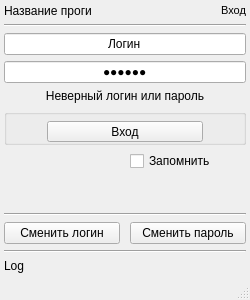
<?xml version="1.0" encoding="UTF-8"?>
<ui version="4.0">
 <class>login_window</class>
 <widget class="QMainWindow" name="login_window">
  <property name="geometry">
   <rect>
    <x>0</x>
    <y>0</y>
    <width>250</width>
    <height>300</height>
   </rect>
  </property>
  <property name="sizePolicy">
   <sizepolicy hsizetype="Fixed" vsizetype="Fixed">
    <horstretch>0</horstretch>
    <verstretch>0</verstretch>
   </sizepolicy>
  </property>
  <property name="minimumSize">
   <size>
    <width>250</width>
    <height>300</height>
   </size>
  </property>
  <property name="maximumSize">
   <size>
    <width>250</width>
    <height>300</height>
   </size>
  </property>
  <property name="sizeIncrement">
   <size>
    <width>0</width>
    <height>0</height>
   </size>
  </property>
  <property name="tabletTracking">
   <bool>false</bool>
  </property>
  <property name="contextMenuPolicy">
   <enum>Qt::DefaultContextMenu</enum>
  </property>
  <property name="windowTitle">
   <string>PMS Вход</string>
  </property>
  <property name="toolButtonStyle">
   <enum>Qt::ToolButtonIconOnly</enum>
  </property>
  <property name="tabShape">
   <enum>QTabWidget::Rounded</enum>
  </property>
  <property name="dockOptions">
   <set>QMainWindow::AllowTabbedDocks|QMainWindow::AnimatedDocks</set>
  </property>
  <widget class="QWidget" name="centralwidget">
   <layout class="QGridLayout" name="gridLayout" rowstretch="0,0,0,0,0,0,0,0,0,0,0,0,0,0" columnstretch="0,0">
    <property name="leftMargin">
     <number>4</number>
    </property>
    <property name="topMargin">
     <number>4</number>
    </property>
    <property name="rightMargin">
     <number>4</number>
    </property>
    <property name="bottomMargin">
     <number>4</number>
    </property>
    <property name="horizontalSpacing">
     <number>10</number>
    </property>
    <item row="7" column="0" colspan="2">
     <widget class="QGroupBox" name="groupBox">
      <property name="sizePolicy">
       <sizepolicy hsizetype="Preferred" vsizetype="Fixed">
        <horstretch>0</horstretch>
        <verstretch>0</verstretch>
       </sizepolicy>
      </property>
      <property name="title">
       <string/>
      </property>
      <property name="flat">
       <bool>true</bool>
      </property>
      <layout class="QGridLayout" name="gridLayout_2">
       <property name="leftMargin">
        <number>0</number>
       </property>
       <property name="topMargin">
        <number>6</number>
       </property>
       <property name="rightMargin">
        <number>0</number>
       </property>
       <property name="bottomMargin">
        <number>0</number>
       </property>
       <property name="horizontalSpacing">
        <number>0</number>
       </property>
       <property name="verticalSpacing">
        <number>6</number>
       </property>
       <item row="0" column="0">
        <spacer name="horizontalSpacer_2">
         <property name="orientation">
          <enum>Qt::Horizontal</enum>
         </property>
         <property name="sizeHint" stdset="0">
          <size>
           <width>40</width>
           <height>20</height>
          </size>
         </property>
        </spacer>
       </item>
       <item row="0" column="1">
        <widget class="QPushButton" name="login_button">
         <property name="sizePolicy">
          <sizepolicy hsizetype="Minimum" vsizetype="Fixed">
           <horstretch>100</horstretch>
           <verstretch>100</verstretch>
          </sizepolicy>
         </property>
         <property name="text">
          <string>Вход</string>
         </property>
        </widget>
       </item>
       <item row="0" column="2">
        <spacer name="horizontalSpacer_3">
         <property name="orientation">
          <enum>Qt::Horizontal</enum>
         </property>
         <property name="sizeHint" stdset="0">
          <size>
           <width>40</width>
           <height>20</height>
          </size>
         </property>
        </spacer>
       </item>
      </layout>
     </widget>
    </item>
    <item row="8" column="0">
     <spacer name="horizontalSpacer">
      <property name="orientation">
       <enum>Qt::Horizontal</enum>
      </property>
      <property name="sizeType">
       <enum>QSizePolicy::Minimum</enum>
      </property>
      <property name="sizeHint" stdset="0">
       <size>
        <width>40</width>
        <height>20</height>
       </size>
      </property>
     </spacer>
    </item>
    <item row="11" column="1">
     <widget class="QPushButton" name="newpwd_button">
      <property name="text">
       <string>Сменить пароль</string>
      </property>
     </widget>
    </item>
    <item row="10" column="0" colspan="2">
     <widget class="Line" name="line_2">
      <property name="orientation">
       <enum>Qt::Horizontal</enum>
      </property>
     </widget>
    </item>
    <item row="4" column="0" colspan="2">
     <widget class="QLineEdit" name="input_pwd">
      <property name="styleSheet">
       <string notr="true"/>
      </property>
      <property name="text">
       <string>Пароль</string>
      </property>
      <property name="maxLength">
       <number>100</number>
      </property>
      <property name="echoMode">
       <enum>QLineEdit::Password</enum>
      </property>
      <property name="alignment">
       <set>Qt::AlignCenter</set>
      </property>
     </widget>
    </item>
    <item row="0" column="1">
     <widget class="QLabel" name="name_menu">
      <property name="sizePolicy">
       <sizepolicy hsizetype="Preferred" vsizetype="Fixed">
        <horstretch>0</horstretch>
        <verstretch>0</verstretch>
       </sizepolicy>
      </property>
      <property name="font">
       <font>
        <family>MS Shell Dlg 2</family>
        <pointsize>8</pointsize>
        <weight>9</weight>
        <italic>false</italic>
        <bold>false</bold>
       </font>
      </property>
      <property name="focusPolicy">
       <enum>Qt::NoFocus</enum>
      </property>
      <property name="layoutDirection">
       <enum>Qt::LeftToRight</enum>
      </property>
      <property name="autoFillBackground">
       <bool>false</bool>
      </property>
      <property name="styleSheet">
       <string notr="true">font: 75 8pt &quot;MS Shell Dlg 2&quot;;</string>
      </property>
      <property name="text">
       <string>Вход</string>
      </property>
      <property name="textFormat">
       <enum>Qt::AutoText</enum>
      </property>
      <property name="alignment">
       <set>Qt::AlignRight|Qt::AlignTrailing|Qt::AlignVCenter</set>
      </property>
     </widget>
    </item>
    <item row="5" column="0" colspan="2">
     <widget class="QLabel" name="error_loginpwd">
      <property name="sizePolicy">
       <sizepolicy hsizetype="Minimum" vsizetype="Minimum">
        <horstretch>0</horstretch>
        <verstretch>0</verstretch>
       </sizepolicy>
      </property>
      <property name="layoutDirection">
       <enum>Qt::LeftToRight</enum>
      </property>
      <property name="text">
       <string>Неверный логин или пароль</string>
      </property>
      <property name="alignment">
       <set>Qt::AlignCenter</set>
      </property>
     </widget>
    </item>
    <item row="0" column="0">
     <widget class="QLabel" name="name_program">
      <property name="sizePolicy">
       <sizepolicy hsizetype="Preferred" vsizetype="Fixed">
        <horstretch>0</horstretch>
        <verstretch>0</verstretch>
       </sizepolicy>
      </property>
      <property name="text">
       <string>Название проги</string>
      </property>
     </widget>
    </item>
    <item row="3" column="0" colspan="2">
     <widget class="QLineEdit" name="input_login">
      <property name="sizePolicy">
       <sizepolicy hsizetype="Minimum" vsizetype="Fixed">
        <horstretch>0</horstretch>
        <verstretch>0</verstretch>
       </sizepolicy>
      </property>
      <property name="toolTip">
       <string>&lt;html&gt;&lt;head/&gt;&lt;body&gt;&lt;p&gt;&lt;br/&gt;&lt;/p&gt;&lt;/body&gt;&lt;/html&gt;</string>
      </property>
      <property name="styleSheet">
       <string notr="true"/>
      </property>
      <property name="text">
       <string>Логин</string>
      </property>
      <property name="maxLength">
       <number>100</number>
      </property>
      <property name="alignment">
       <set>Qt::AlignCenter</set>
      </property>
     </widget>
    </item>
    <item row="11" column="0">
     <widget class="QPushButton" name="newlogin_button">
      <property name="text">
       <string>Сменить логин</string>
      </property>
     </widget>
    </item>
    <item row="8" column="1">
     <widget class="QCheckBox" name="check_save_loginpwd">
      <property name="text">
       <string>Запомнить</string>
      </property>
     </widget>
    </item>
    <item row="9" column="0" colspan="2">
     <spacer name="verticalSpacer">
      <property name="orientation">
       <enum>Qt::Vertical</enum>
      </property>
      <property name="sizeType">
       <enum>QSizePolicy::Fixed</enum>
      </property>
      <property name="sizeHint" stdset="0">
       <size>
        <width>20</width>
        <height>40</height>
       </size>
      </property>
     </spacer>
    </item>
    <item row="2" column="0" colspan="2">
     <widget class="Line" name="line">
      <property name="orientation">
       <enum>Qt::Horizontal</enum>
      </property>
     </widget>
    </item>
    <item row="12" column="0" colspan="2">
     <widget class="Line" name="line_3">
      <property name="orientation">
       <enum>Qt::Horizontal</enum>
      </property>
     </widget>
    </item>
    <item row="13" column="0" colspan="2">
     <widget class="QLabel" name="label_log">
      <property name="text">
       <string>Log</string>
      </property>
     </widget>
    </item>
   </layout>
  </widget>
  <widget class="QStatusBar" name="statusbar"/>
 </widget>
 <resources/>
 <connections/>
</ui>
